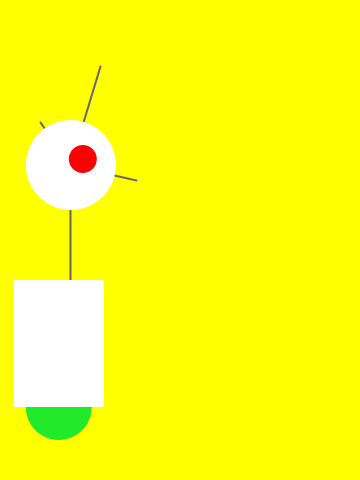
Frame 1 (no input)
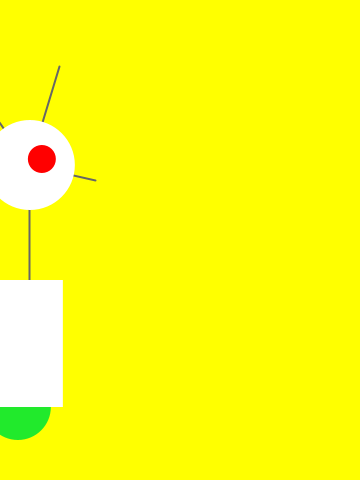
Frame 60 (the mouse pressed at the canvas centre just before this capture)
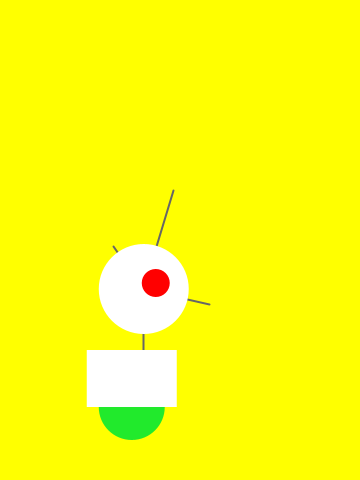
Frame 120 (the mouse held since frame 60 and released just before this capture)

The Processing sketch that drew these frames (run headless with seeded random() and noise(); from frame 60 on, the mouse is pressed at the canvas centre):

// Processing sketch: processing_82163
// ── processing_82163.pde

float x=60;           //X-coordinate
float y=440;          //Y-coordinate
int radius=45;        //Head Radius
int bodyHeight=160;   //Body Height
int neckHeight=70;    //Neck Height
 
float easing=0.02;
 
void setup(){
  size(360,480);
  smooth();
  strokeWeight(2);
  ellipseMode(RADIUS);
}
 
void draw(){
   
  int targetX=mouseX;
  x+=(targetX-x)*easing;
   
  if (mousePressed){
    neckHeight=16;
    bodyHeight=90;
  }else{
    neckHeight=70;
    bodyHeight=160;
  }
   
  float ny=y-bodyHeight-neckHeight-radius;
 
  background(255,255,0);
 
  //Neck
  stroke(102);
  line(x+12,y-bodyHeight,x+12,ny);

  //Antennae
  line(x+12,ny,x-18,ny-43);
  line(x+12,ny,x+42,ny-99);
  line(x+12,ny,x+78,ny+15);

  //Body
  noStroke();
  fill(33,234,44);
  ellipse(x,y-33,33,33);
  fill(255);
  rect(x-45,y-bodyHeight,90,bodyHeight-33);
   
  //Head
  fill(255);
  ellipse(x+12,ny,radius,radius);
  fill(255,0,0);
  ellipse(x+24,ny-6,14,14);
  fill(255,0,0);
  ellipse(x+24,ny-6,3,3);
}
